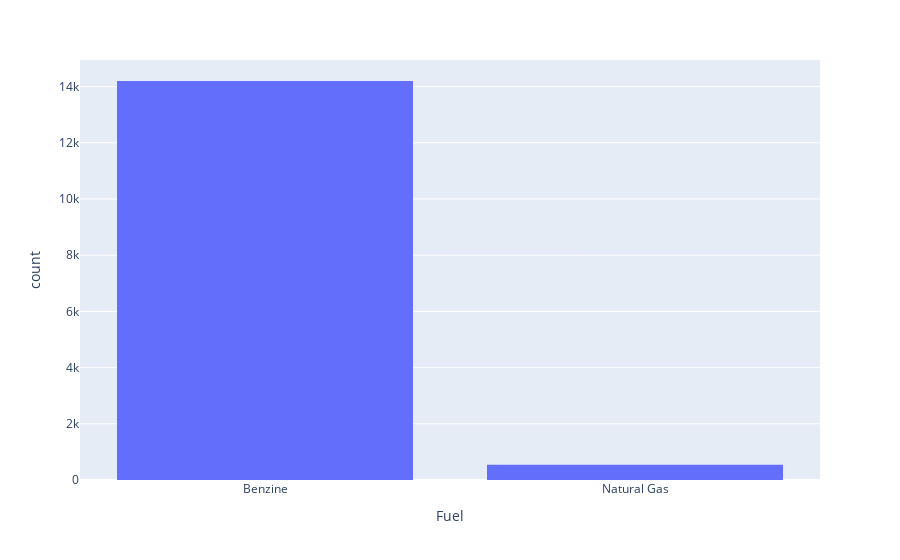

This figure's notebook cell:
### Code cell
#The code generates a histogram to visualize the distribution of different fuel types in the 'Fuel' column.
px.histogram(df , x = 'fuel')

### Figure 1 — Plotly figure (JSON) as saved in the notebook; plotly's stock layout.template omitted (floating-point values rounded to 4 significant figures; data arrays with more than 128 entries replaced by an {"elided": "..."} marker saying what was removed)
{"data": [{"alignmentgroup": "True", "bingroup": "x", "hovertemplate": "Fuel=%{x}<br>count=%{y}<extra></extra>", "legendgroup": "", "marker": {"color": "#636efa", "pattern": {"shape": ""}}, "name": "", "offsetgroup": "", "orientation": "v", "showlegend": false, "type": "histogram", "x": {"elided": "14741 str values"}, "xaxis": "x", "yaxis": "y"}], "layout": {"barmode": "relative", "legend": {"tracegroupgap": 0}, "margin": {"t": 60}, "xaxis": {"anchor": "y", "domain": [0, 1], "title": {"text": "Fuel"}}, "yaxis": {"anchor": "x", "domain": [0, 1], "title": {"text": "count"}}}}
